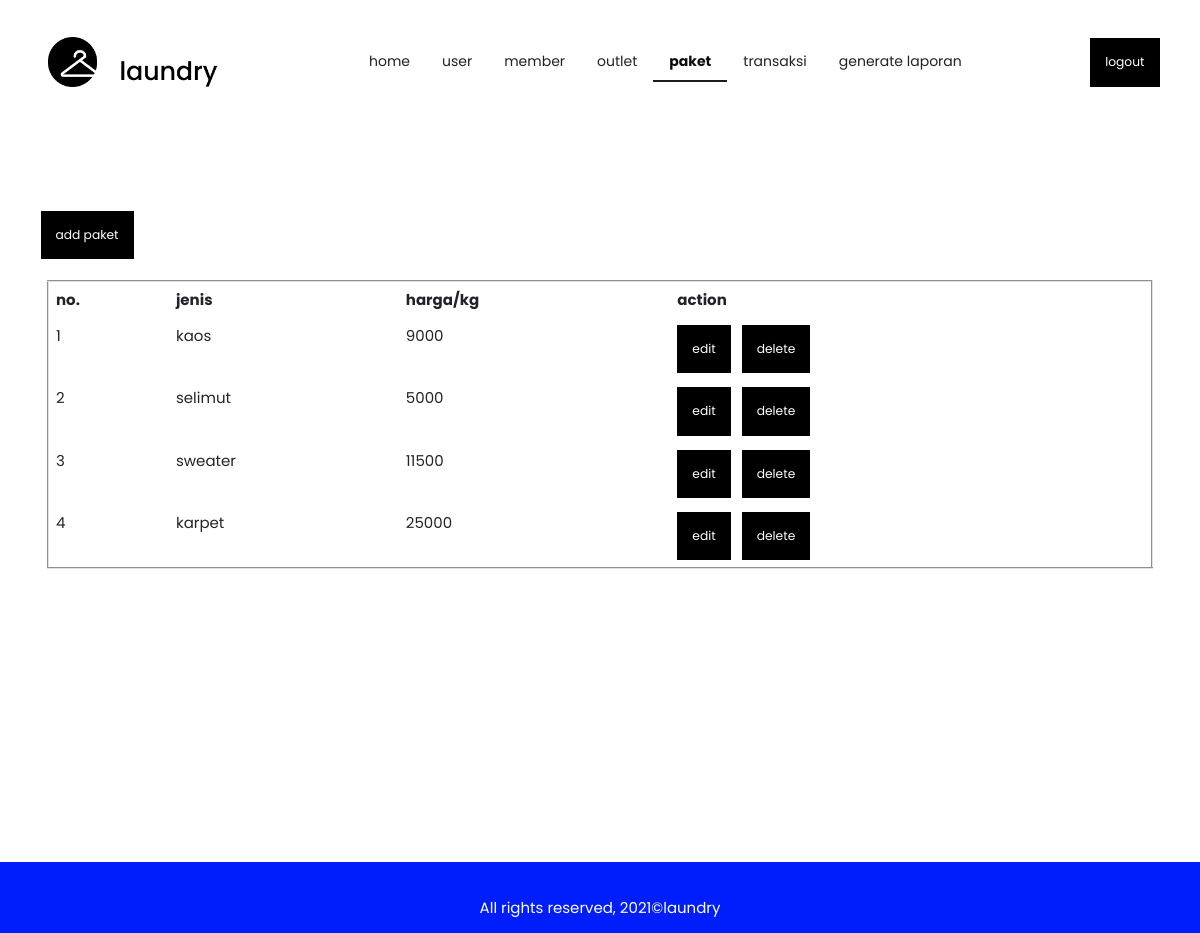
/admin/paket.php, run on the app's committed database.
### tables this page shows
CREATE TABLE `paket` (
  `id_paket` int(11) NOT NULL,
  `jenis` varchar(50) NOT NULL,
  `harga` int(11) NOT NULL
);

### admin/paket.php (the view, shortened to what this page needs)
<?php
include "../include/connection.php";
$query = "SELECT * FROM paket";
$sql = mysqli_query($conn, $query);
?>
<!DOCTYPE html>
<html lang="en">
    <head>
        <link href="../css/styles.css" rel="stylesheet" />
        <link href="../css/user.css" rel="stylesheet" />
    </head>
    <body>
        <br>
        <nav class="navbar static-top">
            <div class="container">
                <img src="../assets/img/logo.png" width="200" height="50">
                <div class="ui secondary pointing menu">
                    <center><a class="item" href="home.php">home</a></center>
                    <center><a class="item" href="user.php">user</a></center>
                    <center><a class="item" href="member.php">member</a></center>
                    <center><a class="item" href="outlet.php">outlet</a></center>
                    <center><a class="active item" href="paket.php">paket</a></center>
                    <center><a class="item" href="transaksi.php">transaksi</a></center>
                    <center><a class="item" href="generate.php">generate laporan</a></center>
                </div>
                <div>
                    <a class="btn btn-primary btn-dark btn-sm" type="" href="../include/logout.php">logout</a>
                </div>
            </div>
        </nav>
        <br><br><br><br><br>
        <div>
            <div class="container-fluid px-4">
                <div class="container">
                    <div>
                        <a class="btn btn-primary btn-dark btn-sm me-md-2" href="crud/add_paket.php" type="button">add paket</a>
                    </div>
                </div>
                <br>
                <div class="main ui container">
                    <div class="bd-example">
                        <table class="table table-borderless" border="2">
                            <thead>
                                <tr>
                                    <th scope="col">no.</th>
                                    <th scope="col">jenis</th>
                                    <th scope="col">harga/kg</th>
                                    <th scope="col">action</th>
                                </tr>
                            </thead>
                            <tbody>
                                <?php $i=1;
                                while($data = mysqli_fetch_array($sql)){
                                ?>
                                <tr>
                                    <td> <?= $i++?> </td>
                                    <td> <?= $data['jenis']?> </td>
                                    <td> <?= $data['harga']?> </td>
                                    <td>
                                        <a class="btn btn-primary btn-dark btn-sm me-md-2" href="crud/edit_paket.php?id_paket=<?=$data['id_paket']?>" type="button">edit</a>
                                        <a class="btn btn-primary btn-dark btn-sm me-md-2" href="../include/process/update_paket.php?id_paket=<?=$data['id_paket']?>" type="button">delete</a>
                                    </td>
                                </tr>
                                <?php } ?>
                            </tbody>
                        </table>
                    </div>
                </div>
            </div>
        </div>
        <br><br><br><br><br><br><br><br><br><br><br><br><br>
        <footer class="bg-light text-center text-lg-start">
            <div class="text-center p-3" style="background-color: #001dfc;" >
                <br>
                <p class="text-white">All rights reserved, 2021©laundry</p>
            </div>
        </footer>
    </body>
</html>

### data on the page
paket: jenis "kaos", harga "9000"
paket: jenis "selimut", harga "5000"
paket: jenis "sweater", harga "11500"
paket: jenis "karpet", harga "25000"
